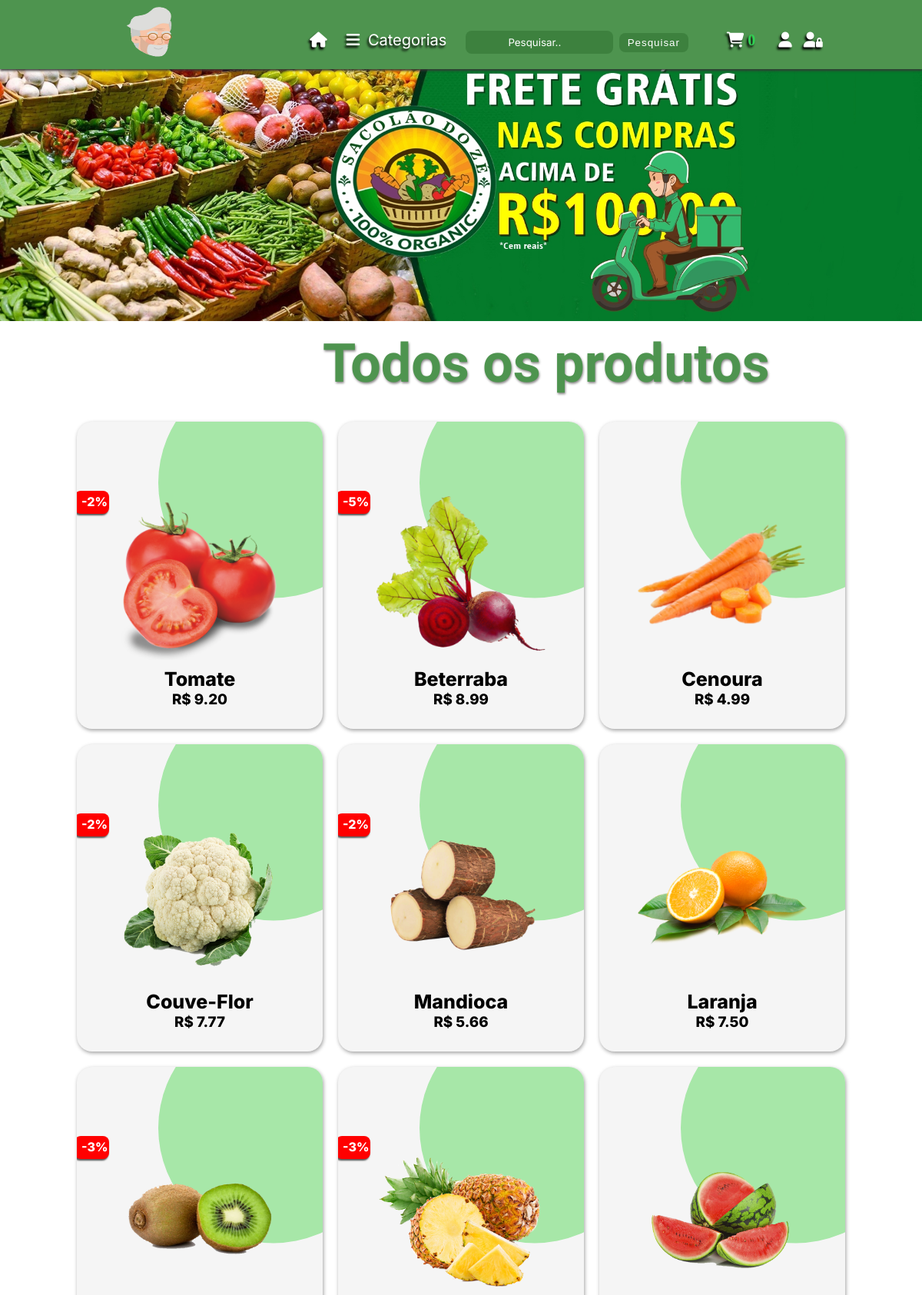
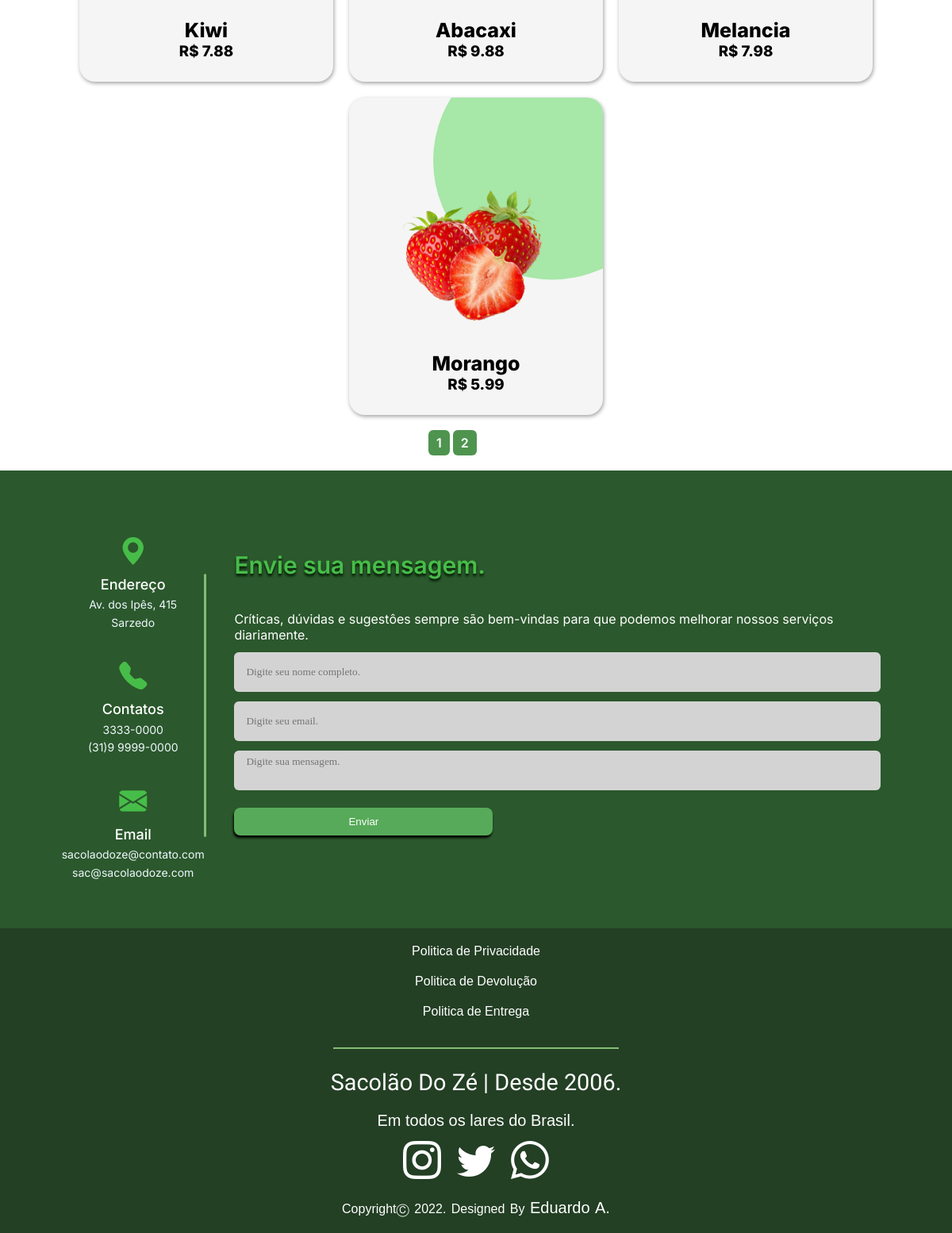
The page / on the database its author committed (2 pictures, top to bottom).
### shop/produtos/models.py (models this page shows, shortened)
class AddProduct(db.Model):
    __searchable__= ['name','desc']
    id= db.Column(db.Integer, primary_key=True)
    name= db.Column(db.String(80), nullable=False)
    price= db.Column(db.Numeric(10,2), nullable=False)
    discount= db.Column(db.Integer, default=0)
    stock= db.Column(db.Integer, nullable=False)
    desc= db.Column(db.Text, nullable=False)
    pub_date= db.Column(db.DateTime, nullable=False, default=datetime.utcnow)
    category_id= db.Column(db.Integer, db.ForeignKey('category.id'), nullable=False)
    category= db.relationship('Category', backref=db.backref('categories', lazy=True))
    image_1= db.Column(db.String(150),nullable=False, default='image.jpg')
    image_2= db.Column(db.String(150),nullable=False, default='image.jpg')
    image_3= db.Column(db.String(150),nullable=False, default='image.jpg')

### shop/produtos/routes.py (the view)
@app.route('/')
def home():
    page= request.args.get('page', 1, type=int)
    products= AddProduct.query.filter(AddProduct.stock > 0).order_by(AddProduct.id.desc()).paginate(page=page, per_page=10)
    return render_template('produtos/index.html', products=products, categories=categories())

### shop/produtos/routes.py (called while the page is built)
def categories():
    categories= Category.query.join(AddProduct, (Category.id==AddProduct.category_id)).all()
    return categories

### shop/templates/produtos/index.html (shortened to what this page needs)
{% block content %}
<!DOCTYPE html>
<html lang="en">
<head>
    <link rel="stylesheet" href="https://cdn.jsdelivr.net/npm/bootstrap-icons@1.8.3/font/bootstrap-icons.css">
</head>
<body>
{% include 'navbar.html' %}
<div class="banner-content">
    <img src="{{ url_for('static', filename='img/img.jpg') }}" style="margin-top: 55px; width: 100vw; position: relative; z-index: -1;">
</div>
<h1 style="margin-left: 35%; margin-top: 10px; font-size: 70px; text-shadow: 1px 2px 3px rgb(141, 139, 139);
color:#4E944F; font-family: 'Lobster';"
>Todos os produtos</h1>
{% include 'card.html' %}
<div class="btn-page">
    <div class="btn-perpage">
        {% if products.total > 10 %}
        {% for page_num in products.iter_pages(left_edge=1,right_edge=2, left_current=1, right_current=2) %}
            {% if page_num %}
                {% if products.page == page_num %}
                    <a href="{{url_for('home', page=page_num)}}">{{page_num}}</a>
                {% else %}
                    <a href="{{url_for('home', page=page_num)}}">{{page_num}}</a>
                {% endif %}
            {% else %}
            ...
            {% endif %}
        {% endfor %}
        {% endif %}
    </div>
</div>
{% include 'footer.html' %}
</body>
</html>
{% endblock content %}

### shop/templates/card.html (shortened to what this page needs)
{% block content %}
<link rel="stylesheet" href="{{url_for('static', filename='css/card.css')}}">
<div class="container">
  {% for product in products.items %}
  <div class="card">
    <div class="imgBx">
      <a href="{{url_for('single_page', id=product.id)}}" title="Clique para ver mais detalhes.">
       <img src="{{ url_for('static', filename='images/' + product.image_1) }}">
      </a>
      {% if product.discount > 0 %}
      <p>-{{product.discount}}%</p>
      {% endif %}
    </div>
    <div class="contentBx">
      <h2>{{product.name}}</h2>
      <h3>R$ {{product.price}}</h3>
        <form action="{{url_for('AddCart')}}" method="post">
        </form>
    </div>
  </div>
  {%  endfor %}
</div>
{% endblock content %}

### shop/static/css/navbar.css (style rules this page uses)
* { margin: 0; padding: 0; scroll-behavior: smooth; box-sizing: border-box; }

### shop/static/css/card.css (style rules this page uses)
* { color: #ffffff; margin: 0; scroll-behavior: smooth; }
.container { justify-content: center; flex-wrap: wrap; position: relative; display: flex; margin-bottom: 15px; margin-top: 15px; }
.container .card { box-shadow: 1px 2px 5px rgb(162, 162, 162); margin-left: 10px; margin-right: 10px; margin-top: 20px; position: relative; width: 320px; height: 400px; background: whitesmoke; border-radius: 20px; overflow: hidden; }
.container .card:before { content: ''; position: absolute; top: 0; left: 0; width: 100%; height: 100%; background: #a7e7a8; clip-path: circle(150px at 80% 20%); transition: 0.5s ease-in-out; }
.container .card:after { content: ''; position: absolute; top: 50%; left: -5%; font-size: 7em; font-weight: 600; font-style: italic; color: rgba(0, 255, 0, 0.041) }
.container .card p { margin-left: -3px; font-family: 'Inter'; position: static; width: 45px; height: 30px; font-weight: 800; color: #ffffff; background: red; padding: 4px 9px; border-radius: 8px; z-index: 1250; box-shadow: -1px 2px 2px rgb(87, 87, 87); }
.container .card .imgBx { position: absolute; top: 50%; transform: translateY(-50%); z-index: 999; width: 100%; height: 220px; transition: 0.6s; }
.container .card .imgBx img { position: absolute; top: 50%; left: 50%; transform: translate(-50%, -50%); width: 220px; }
.container .card .contentBx { position: absolute; bottom: 0; width: 100%; height: 100px; text-align: center; transition: 0.7s; z-index: 10; }
.container .card .contentBx h2, h3 { font-family: 'Inter'; font-weight: 800; color: black; }
.container .card .contentBx h2 { margin-top: 20px; font-size: 25px; }
h1 { margin-left: 35%; margin-top: 10px; font-size: 70px; text-shadow: 1px 3px 5px rgb(141, 139, 139); color:#4E944F; font-family: 'Lobster'; }
.btn-page { margin-left: 45%; color: #ffffff; margin-bottom: 25px; margin-top: 25px; }
.btn-perpage a { color: #ffffff; text-decoration: none; background: #4E944F; font-family: 'Inter'; font-weight: 600; padding: 6px 10px; border-radius: 6px; margin-bottom: 15px; }

### rows shown on the page
AddProduct: image_1 (picture), discount "2", name "Tomate", price "9.20"
AddProduct: image_1 (picture), discount "5", name "Beterraba", price "8.99"
AddProduct: image_1 (picture), name "Cenoura", price "4.99"
AddProduct: image_1 (picture), discount "2", name "Couve-Flor", price "7.77"
AddProduct: image_1 (picture), discount "2", name "Mandioca", price "5.66"
AddProduct: image_1 (picture), name "Laranja", price "7.50"
AddProduct: image_1 (picture), discount "3", name "Kiwi", price "7.88"
AddProduct: image_1 (picture), discount "3", name "Abacaxi", price "9.88"
AddProduct: image_1 (picture), name "Melancia", price "7.98"
AddProduct: image_1 (picture), name "Morango", price "5.99"

### other values the page prints
{{ session['Shoppingcart']|length }} "0"
{{ page_num }} "1"
{{ page_num }} "2"
